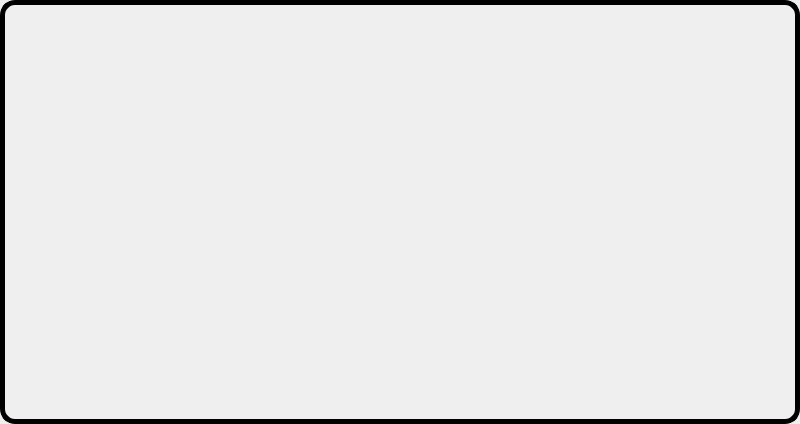
<?xml version="1.0" encoding="UTF-8"?>
<ui version="4.0">
 <class>MainWindow</class>
 <widget class="QMainWindow" name="MainWindow">
  <property name="geometry">
   <rect>
    <x>0</x>
    <y>0</y>
    <width>800</width>
    <height>424</height>
   </rect>
  </property>
  <property name="windowTitle">
   <string>MainWindow</string>
  </property>
  <widget class="QWidget" name="centralwidget">
   <layout class="QGridLayout" name="gridLayout">
    <property name="leftMargin">
     <number>0</number>
    </property>
    <property name="topMargin">
     <number>0</number>
    </property>
    <property name="rightMargin">
     <number>0</number>
    </property>
    <property name="bottomMargin">
     <number>0</number>
    </property>
    <property name="spacing">
     <number>0</number>
    </property>
    <item row="0" column="0">
     <widget class="QWidget" name="widget" native="true">
      <property name="styleSheet">
       <string notr="true">border-radius: 15px; border: 5px solid black;</string>
      </property>
     </widget>
    </item>
   </layout>
  </widget>
 </widget>
 <resources/>
 <connections/>
</ui>
